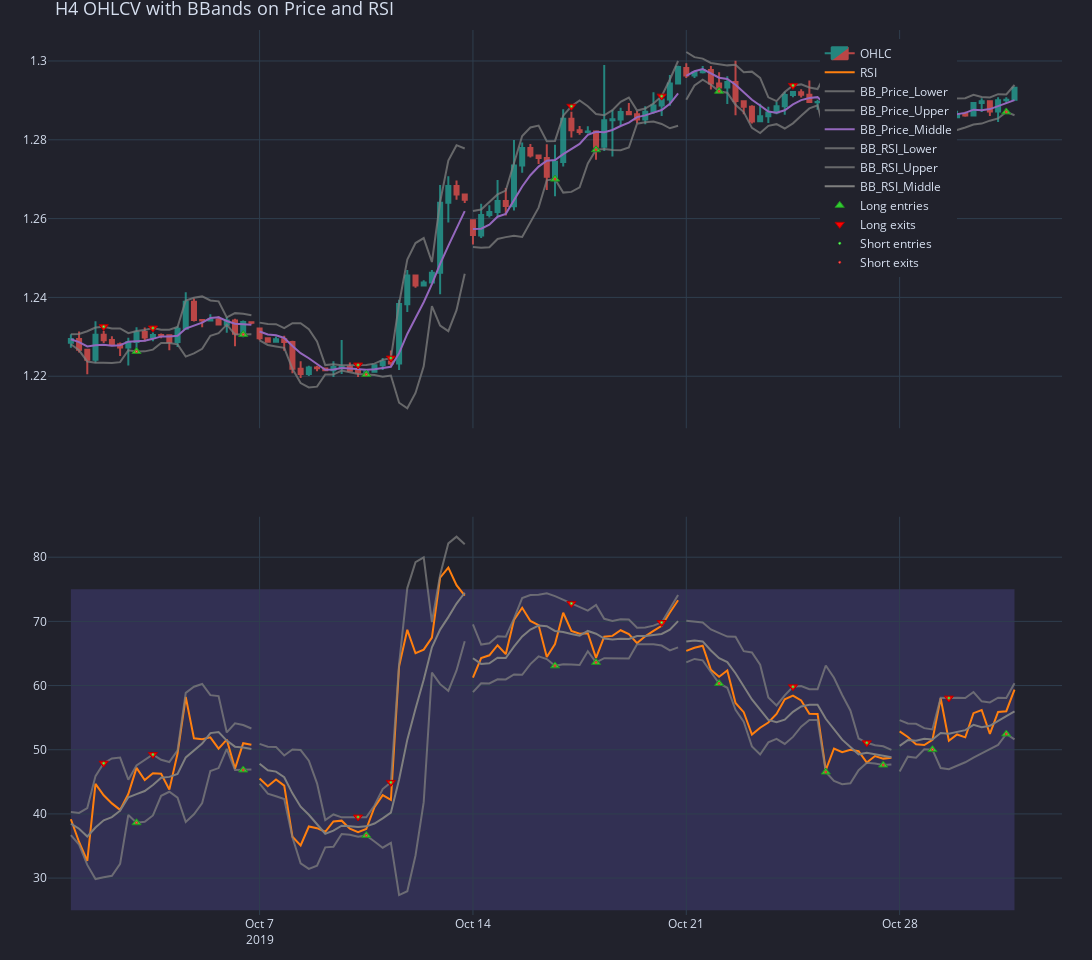

The notebook cell this image was saved under:
### Code cell
slice_lower = '2019.10.01'
slice_higher = '2019.10.30'
fig = stacked_2bb_rsi_plot(slice_lower, slice_higher, h4_df, h4_rsi, 
                           h4_bbands, h4_bbands_rsi, 
                           clean_h4_long_entries, clean_h4_long_exits, 
                           clean_h4_short_entries, clean_h4_short_exits,
                           show_legend = True)
fig.show()

### Figure 1 — Plotly figure (JSON) as saved in the notebook; plotly's stock layout.template omitted (floating-point values rounded to 4 significant figures; data arrays with more than 128 entries replaced by an {"elided": "..."} marker saying what was removed)
{"data": [{"close": {"elided": "180 float values"}, "decreasing": {"fillcolor": "#ee534f", "line": {"color": "#ee534f"}}, "high": {"elided": "180 float values"}, "increasing": {"fillcolor": "#26a69a", "line": {"color": "#26a69a"}}, "low": {"elided": "180 float values"}, "name": "OHLC", "opacity": 0.75, "open": {"elided": "180 float values"}, "type": "candlestick", "uid": "1dd4046d-7fce-4577-87b6-46c136909fd1", "x": {"elided": "180 str values"}, "xaxis": "x", "yaxis": "y"}, {"name": "RSI", "showlegend": true, "type": "scatter", "uid": "21f8d526-f3dc-4752-bde9-0955e63ce42c", "x": {"elided": "180 str values"}, "xaxis": "x2", "y": {"elided": "180 float values"}, "yaxis": "y2"}, {"line": {"color": "rgba(127,127,127,0.7500)"}, "mode": "lines", "name": "BB_Price_Lower", "showlegend": true, "type": "scatter", "uid": "37ebf023-fab5-43b1-a813-a3dc97518916", "x": {"elided": "180 str values"}, "xaxis": "x", "y": {"elided": "180 float values"}, "yaxis": "y"}, {"fillcolor": "rgba(128, 128, 128, 0.2)", "line": {"color": "rgba(127,127,127,0.7500)"}, "mode": "lines", "name": "BB_Price_Upper", "showlegend": true, "type": "scatter", "uid": "a9fb84fd-8455-4015-8e01-9b5126e9518f", "x": {"elided": "180 str values"}, "xaxis": "x", "y": {"elided": "180 float values"}, "yaxis": "y"}, {"mode": "lines", "name": "BB_Price_Middle", "showlegend": true, "type": "scatter", "uid": "fbce27f2-a494-4453-8fb7-8bd302f68cee", "x": {"elided": "180 str values"}, "xaxis": "x", "y": {"elided": "180 float values"}, "yaxis": "y"}, {"line": {"color": "rgba(127,127,127,0.7500)"}, "mode": "lines", "name": "BB_RSI_Lower", "showlegend": true, "type": "scatter", "uid": "9bd98c64-b9c2-4d7f-8a98-035aa206fcc7", "x": {"elided": "180 str values"}, "xaxis": "x2", "y": {"elided": "180 float values"}, "yaxis": "y2"}, {"fillcolor": "rgba(128, 128, 128, 0.2)", "line": {"color": "rgba(127,127,127,0.7500)"}, "mode": "lines", "name": "BB_RSI_Upper", "showlegend": true, "type": "scatter", "uid": "fa6f345d-0d0c-4c16-9cdc-810fc9296209", "x": {"elided": "180 str values"}, "xaxis": "x2", "y": {"elided": "180 float values"}, "yaxis": "y2"}, {"mode": "lines", "name": "BB_RSI_Middle", "showlegend": true, "type": "scatter", "uid": "7e752652-ab49-4c98-88c5-05d2d0b9a4eb", "x": {"elided": "180 str values"}, "xaxis": "x2", "y": {"elided": "180 float values"}, "yaxis": "y2"}, {"marker": {"color": "limegreen", "line": {"color": "rgb(34,143,34)", "width": 1}, "size": 8, "symbol": "triangle-up"}, "mode": "markers", "name": "Long entries", "showlegend": true, "type": "scatter", "uid": "039094ef-c520-4d95-af0d-99734a4c1c67", "x": ["2019-10-02T08:00:00+00:00", "2019-10-04T12:00:00+00:00", "2019-10-09T16:00:00+00:00", "2019-10-16T04:00:00+00:00", "2019-10-17T00:00:00+00:00", "2019-10-22T04:00:00+00:00", "2019-10-24T08:00:00+00:00", "2019-10-25T12:00:00+00:00", "2019-10-29T04:00:00+00:00", "2019-10-30T16:00:00+00:00"], "y": [1.226, 1.231, 1.22, 1.27, 1.277, 1.292, 1.281, 1.282, 1.284, 1.287]}, {"marker": {"color": "red", "line": {"color": "rgb(178,0,0)", "width": 1}, "size": 8, "symbol": "triangle-down"}, "mode": "markers", "name": "Long exits", "showlegend": true, "type": "scatter", "uid": "f0f0da54-c6b1-4abb-a1a9-6c3c558319e6", "x": ["2019-10-01T16:00:00+00:00", "2019-10-02T16:00:00+00:00", "2019-10-09T12:00:00+00:00", "2019-10-10T04:00:00+00:00", "2019-10-16T12:00:00+00:00", "2019-10-18T08:00:00+00:00", "2019-10-23T16:00:00+00:00", "2019-10-25T04:00:00+00:00", "2019-10-28T08:00:00+00:00", "2019-10-29T12:00:00+00:00"], "y": [1.233, 1.232, 1.223, 1.225, 1.288, 1.291, 1.294, 1.285, 1.287, 1.291]}, {"marker": {"color": "limegreen", "line": {"color": "rgb(34,143,34)", "width": 1}, "size": 8, "symbol": "triangle-up"}, "mode": "markers", "name": "Entries", "showlegend": false, "type": "scatter", "uid": "f8764985-c35e-477d-95c0-f8623d3fb8ef", "x": ["2019-10-02T08:00:00+00:00", "2019-10-04T12:00:00+00:00", "2019-10-09T16:00:00+00:00", "2019-10-16T04:00:00+00:00", "2019-10-17T00:00:00+00:00", "2019-10-22T04:00:00+00:00", "2019-10-24T08:00:00+00:00", "2019-10-25T12:00:00+00:00", "2019-10-29T04:00:00+00:00", "2019-10-30T16:00:00+00:00"], "xaxis": "x2", "y": [38.63, 46.85, 36.65, 63.07, 63.61, 60.32, 46.53, 47.62, 50.02, 52.46], "yaxis": "y2"}, {"marker": {"color": "red", "line": {"color": "rgb(178,0,0)", "width": 1}, "size": 8, "symbol": "triangle-down"}, "mode": "markers", "name": "Exits", "showlegend": false, "type": "scatter", "uid": "c664ffc8-f77e-4feb-aa82-d55ffd8951c1", "x": ["2019-10-01T16:00:00+00:00", "2019-10-02T16:00:00+00:00", "2019-10-09T12:00:00+00:00", "2019-10-10T04:00:00+00:00", "2019-10-16T12:00:00+00:00", "2019-10-18T08:00:00+00:00", "2019-10-23T16:00:00+00:00", "2019-10-25T04:00:00+00:00", "2019-10-28T08:00:00+00:00", "2019-10-29T12:00:00+00:00"], "xaxis": "x2", "y": [47.9, 49.25, 39.51, 44.91, 72.8, 69.82, 59.81, 51.08, 53.26, 58.05], "yaxis": "y2"}, {"marker": {"color": "lightgreen", "line": {"color": "rgb(44,222,44)", "width": 1}, "size": 2, "symbol": "circle"}, "mode": "markers", "name": "Short entries", "showlegend": true, "type": "scatter", "uid": "ec6622e6-e1c5-44e2-9115-c2c392fcc66a", "x": ["2019-10-01T16:00:00+00:00", "2019-10-02T16:00:00+00:00", "2019-10-09T12:00:00+00:00", "2019-10-10T04:00:00+00:00", "2019-10-16T12:00:00+00:00", "2019-10-18T08:00:00+00:00", "2019-10-23T16:00:00+00:00", "2019-10-25T04:00:00+00:00", "2019-10-28T08:00:00+00:00", "2019-10-29T12:00:00+00:00"], "y": [1.233, 1.232, 1.223, 1.225, 1.288, 1.291, 1.294, 1.285, 1.287, 1.291]}, {"marker": {"color": "lightcoral", "line": {"color": "rgb(228,29,29)", "width": 1}, "size": 2, "symbol": "circle"}, "mode": "markers", "name": "Short exits", "showlegend": true, "type": "scatter", "uid": "3a14c1ec-3f4b-4f91-b496-a5865117ddba", "x": ["2019-10-02T08:00:00+00:00", "2019-10-04T12:00:00+00:00", "2019-10-09T16:00:00+00:00", "2019-10-16T04:00:00+00:00", "2019-10-17T00:00:00+00:00", "2019-10-22T04:00:00+00:00", "2019-10-24T08:00:00+00:00", "2019-10-25T12:00:00+00:00", "2019-10-29T04:00:00+00:00", "2019-10-30T16:00:00+00:00"], "y": [1.226, 1.231, 1.22, 1.27, 1.277, 1.292, 1.281, 1.282, 1.284, 1.287]}, {"marker": {"color": "lightgreen", "line": {"color": "rgb(44,222,44)", "width": 1}, "size": 2, "symbol": "circle"}, "mode": "markers", "name": "Entries", "showlegend": false, "type": "scatter", "uid": "b46dbf78-970e-4719-ac11-3fb44cf704a3", "x": ["2019-10-01T16:00:00+00:00", "2019-10-02T16:00:00+00:00", "2019-10-09T12:00:00+00:00", "2019-10-10T04:00:00+00:00", "2019-10-16T12:00:00+00:00", "2019-10-18T08:00:00+00:00", "2019-10-23T16:00:00+00:00", "2019-10-25T04:00:00+00:00", "2019-10-28T08:00:00+00:00", "2019-10-29T12:00:00+00:00"], "xaxis": "x2", "y": [47.9, 49.25, 39.51, 44.91, 72.8, 69.82, 59.81, 51.08, 53.26, 58.05], "yaxis": "y2"}, {"marker": {"color": "lightcoral", "line": {"color": "rgb(228,29,29)", "width": 1}, "size": 2, "symbol": "circle"}, "mode": "markers", "name": "Exits", "showlegend": false, "type": "scatter", "uid": "5a7191af-2eb3-4669-b102-cf0a7f34b526", "x": ["2019-10-02T08:00:00+00:00", "2019-10-04T12:00:00+00:00", "2019-10-09T16:00:00+00:00", "2019-10-16T04:00:00+00:00", "2019-10-17T00:00:00+00:00", "2019-10-22T04:00:00+00:00", "2019-10-24T08:00:00+00:00", "2019-10-25T12:00:00+00:00", "2019-10-29T04:00:00+00:00", "2019-10-30T16:00:00+00:00"], "xaxis": "x2", "y": [38.63, 46.85, 36.65, 63.07, 63.61, 60.32, 46.53, 47.62, 50.02, 52.46], "yaxis": "y2"}], "layout": {"height": 960, "legend": {"orientation": "h", "traceorder": "normal", "x": 0.1, "xanchor": "right", "y": 0.99, "yanchor": "top"}, "margin": {"b": 30, "l": 30, "r": 30, "t": 30}, "shapes": [{"fillcolor": "mediumslateblue", "layer": "below", "line": {"width": 0}, "opacity": 0.2, "type": "rect", "x0": "2019-10-01T00:00:00+00:00", "x1": "2019-10-30T20:00:00+00:00", "xref": "x2", "y0": 25, "y1": 75, "yref": "y2"}], "showlegend": true, "title": {"font": {"size": 18}, "text": "H4 OHLCV with BBands on Price and RSI"}, "width": 1280, "xaxis": {"anchor": "y", "domain": [0, 1], "matches": "x2", "rangebreaks": [{"values": ["2019-10-04T20:00:00+00:00", "2019-10-05T00:00:00+00:00", "2019-10-05T04:00:00+00:00", "2019-10-05T08:00:00+00:00", "2019-10-05T12:00:00+00:00", "2019-10-05T16:00:00+00:00", "2019-10-05T20:00:00+00:00", "2019-10-06T00:00:00+00:00", "2019-10-06T04:00:00+00:00", "2019-10-06T08:00:00+00:00", "2019-10-06T12:00:00+00:00", "2019-10-11T20:00:00+00:00", "2019-10-12T00:00:00+00:00", "2019-10-12T04:00:00+00:00", "2019-10-12T08:00:00+00:00", "2019-10-12T12:00:00+00:00", "2019-10-12T16:00:00+00:00", "2019-10-12T20:00:00+00:00", "2019-10-13T00:00:00+00:00", "2019-10-13T04:00:00+00:00", "2019-10-13T08:00:00+00:00", "2019-10-13T12:00:00+00:00", "2019-10-18T20:00:00+00:00", "2019-10-19T00:00:00+00:00", "2019-10-19T04:00:00+00:00", "2019-10-19T08:00:00+00:00", "2019-10-19T12:00:00+00:00", "2019-10-19T16:00:00+00:00", "2019-10-19T20:00:00+00:00", "2019-10-20T00:00:00+00:00", "2019-10-20T04:00:00+00:00", "2019-10-20T08:00:00+00:00", "2019-10-20T12:00:00+00:00", "2019-10-25T20:00:00+00:00", "2019-10-26T00:00:00+00:00", "2019-10-26T04:00:00+00:00", "2019-10-26T08:00:00+00:00", "2019-10-26T12:00:00+00:00", "2019-10-26T16:00:00+00:00", "2019-10-26T20:00:00+00:00", "2019-10-27T00:00:00+00:00", "2019-10-27T04:00:00+00:00", "2019-10-27T08:00:00+00:00", "2019-10-27T12:00:00+00:00"]}], "rangeslider": {"visible": false}, "showticklabels": false}, "xaxis2": {"anchor": "y2", "domain": [0, 1], "rangebreaks": [{"values": ["2019-10-04T20:00:00+00:00", "2019-10-05T00:00:00+00:00", "2019-10-05T04:00:00+00:00", "2019-10-05T08:00:00+00:00", "2019-10-05T12:00:00+00:00", "2019-10-05T16:00:00+00:00", "2019-10-05T20:00:00+00:00", "2019-10-06T00:00:00+00:00", "2019-10-06T04:00:00+00:00", "2019-10-06T08:00:00+00:00", "2019-10-06T12:00:00+00:00", "2019-10-11T20:00:00+00:00", "2019-10-12T00:00:00+00:00", "2019-10-12T04:00:00+00:00", "2019-10-12T08:00:00+00:00", "2019-10-12T12:00:00+00:00", "2019-10-12T16:00:00+00:00", "2019-10-12T20:00:00+00:00", "2019-10-13T00:00:00+00:00", "2019-10-13T04:00:00+00:00", "2019-10-13T08:00:00+00:00", "2019-10-13T12:00:00+00:00", "2019-10-18T20:00:00+00:00", "2019-10-19T00:00:00+00:00", "2019-10-19T04:00:00+00:00", "2019-10-19T08:00:00+00:00", "2019-10-19T12:00:00+00:00", "2019-10-19T16:00:00+00:00", "2019-10-19T20:00:00+00:00", "2019-10-20T00:00:00+00:00", "2019-10-20T04:00:00+00:00", "2019-10-20T08:00:00+00:00", "2019-10-20T12:00:00+00:00", "2019-10-25T20:00:00+00:00", "2019-10-26T00:00:00+00:00", "2019-10-26T04:00:00+00:00", "2019-10-26T08:00:00+00:00", "2019-10-26T12:00:00+00:00", "2019-10-26T16:00:00+00:00", "2019-10-26T20:00:00+00:00", "2019-10-27T00:00:00+00:00", "2019-10-27T04:00:00+00:00", "2019-10-27T08:00:00+00:00", "2019-10-27T12:00:00+00:00"]}]}, "yaxis": {"anchor": "x", "domain": [0.55, 1]}, "yaxis2": {"anchor": "x2", "domain": [0, 0.45]}}}
